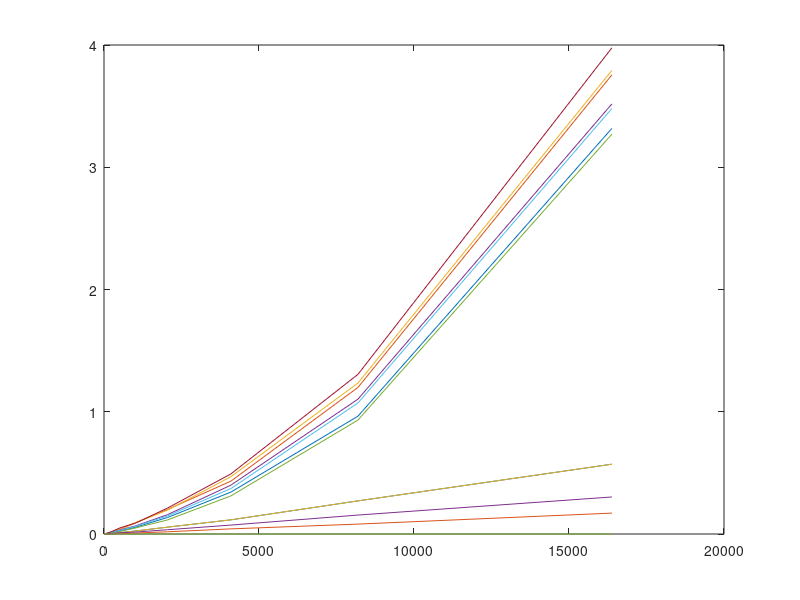

Here is the MATLAB script that generated this plot: (Note: this script raises an error after producing the figure.)
n=[1, 2, 4, 8, 16, 32, 64, 128, 256, 512, 1024, 2048, 4096, 8192, 16384];
StrivialSelect=[0.0, 0.0, 0.0, 0.0, 0.0, 0.0010037422180175781, 0.0020682811737060547, 0.004927873611450195, 0.01088404655456543, 0.025003910064697266, 0.0559992790222168, 0.13500118255615234, 0.3431119918823242, 0.9639146327972412, 3.3179614543914795];
SheapSelect=[0.0, 0.0, 0.0, 0.0009541511535644531, 0.0010399818420410156, 0.001996278762817383, 0.003999471664428711, 0.007998943328857422, 0.017116785049438477, 0.03799748420715332, 0.09200072288513184, 0.1999199390411377, 0.4329535961151123, 1.1989102363586426, 3.7559523582458496];
SselectRand=[0.0, 0.0, 0.0, 0.0, 0.00089263916015625, 0.002000093460083008, 0.003999471664428711, 0.008999347686767578, 0.0179593563079834, 0.04006385803222656, 0.09400010108947754, 0.19499659538269043, 0.4689204692840576, 1.2350575923919678, 3.7920265197753906];
SselectDet=[0.0, 0.0, 0.0, 0.0, 0.0, 0.002000570297241211, 0.003004789352416992, 0.006000995635986328, 0.01499795913696289, 0.032982826232910156, 0.06707119941711426, 0.15807271003723145, 0.3999931812286377, 1.1029133796691895, 3.5179603099823];
SpythonSort=[0.0, 0.0, 0.0, 0.0010402202606201172, 0.0011072158813476562, 0.0009605884552001953, 0.001997709274291992, 0.004999876022338867, 0.009000062942504883, 0.020951032638549805, 0.04993104934692383, 0.11492347717285156, 0.3119964599609375, 0.9319884777069092, 3.2708847522735596];
SmergeSort= [0.0, 0.0, 0.0010066032409667969, 0.0, 0.0009596347808837891, 0.0010383129119873047, 0.003000974655151367, 0.006000518798828125, 0.013999700546264648, 0.030069351196289062, 0.06399345397949219, 0.14799833297729492, 0.37206435203552246, 1.0720603466033936, 3.4809584617614746];
SquickSort =[0.0, 0.0, 0.0, 0.0, 0.0, 0.001961231231689453, 0.004000186920166016, 0.00899815559387207, 0.020999670028686523, 0.0500035285949707, 0.08999824523925781, 0.21199822425842285, 0.491929292678833, 1.3059122562408447, 3.976951837539673];
SheapSort=[0.0, 0.0, 0.0, 0.0, 0.0, 0.0010001659393310547, 0.004000425338745117, 0.008115768432617188, 0.018927574157714844, 0.03892326354980469, 0.08400297164916992, 0.18699860572814941, 0.46199464797973633, 1.2199840545654297, 3.925952672958374];
mergeSort = [0.0, 0.0, 0.0, 0.0, 0.0, 0.0, 0.0, 0.0009601116180419922, 0.0020720958709716797, 0.0030002593994140625, 0.008067846298217773, 0.01800084114074707, 0.04199671745300293, 0.08099865913391113, 0.17100310325622559];
heapSort=[0.0, 0.0, 0.0, 0.0, 0.0, 0.0009987354278564453, 0.0009989738464355469, 0.0019998550415039062, 0.004927873611450195, 0.010982751846313477, 0.024927139282226562, 0.05606508255004883, 0.1159968376159668, 0.2709977626800537, 0.5710642337799072];
quickSort=[0.0, 0.0, 0.0, 0.0009601116180419922, 0.0, 0.0, 0.0009999275207519531, 0.0020003318786621094, 0.004000186920166016, 0.010017871856689453, 0.016001462936401367, 0.034934282302856445, 0.07310962677001953, 0.1549971103668213, 0.30292177200317383];
pythonSort=[0.0, 0.0, 0.0, 0.0, 0.0, 0.0, 0.0, 0.0, 0.0, 0.0, 0.0, 0.0, 0.0, 0.0, 0.0];
p = plot(n,StrivialSelect,n,SheapSelect,n,SselectRand,n,SselectDet,n,SpythonSort,n,SmergeSort,n,SquickSort,n,heapSort,n,mergeSort,n,heapSort,n,quickSort,n,pythonSort);
p(1).LineWidth = 2;
p(2).LineWidth = 2;
p(3).LineWidth = 2;
p(4).LineWidth = 2;
p(5).LineWidth = 2;
p(6).LineWidth = 2;
p(7).LineWidth = 2;
p(8).LineWidth = 2;
p(9).LineWidth = 2;
p(10).LineWidth = 2;
p(11).LineWidth = 2;
p(12).LineWidth = 2;